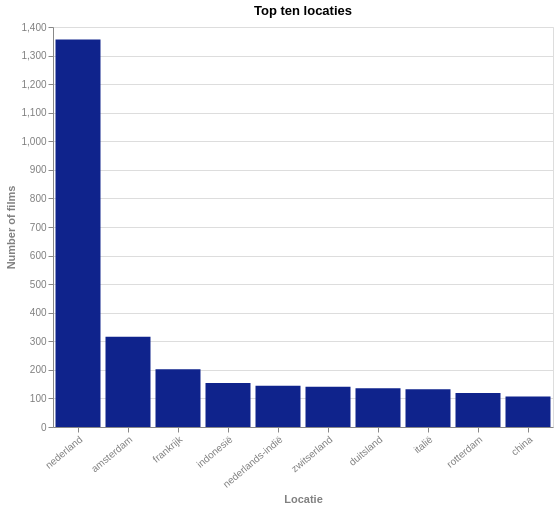

Describe this chart as a Vega-Lite specification.
### Vega-Lite specification from a JSON file in a GitHub repository (floating-point values rounded to 4 significant figures)
{"$schema": "https://vega.github.io/schema/vega-lite/v5.json", "title": "Top ten locaties", "description": "Distributie van films over de top tien locaties. NB: locaties zijn nog niet gestandardiseerd, dus een locatie wordt per schrijfwijze geteld", "width": 500, "height": 400, "data": {"values": [{"Location": "nederland", "Number of films": 1356}, {"Location": "amsterdam", "Number of films": 316}, {"Location": "frankrijk", "Number of films": 202}, {"Location": "indonesië", "Number of films": 154}, {"Location": "nederlands-indië", "Number of films": 144}, {"Location": "zwitserland", "Number of films": 141}, {"Location": "duitsland", "Number of films": 136}, {"Location": "italië", "Number of films": 132}, {"Location": "rotterdam", "Number of films": 119}, {"Location": "china", "Number of films": 107}]}, "mark": {"type": "bar", "binSpacing": 1, "tooltip": true}, "encoding": {"x": {"field": "Location", "type": "nominal", "title": "Locatie", "sort": "-y"}, "y": {"field": "Number of films", "type": "quantitative", "title": "Number of films"}, "color": {"value": "#0F238C"}}, "config": {"countTitle": "Count", "axisX": {"labelAngle": -40, "titleColor": "grey", "labelColor": "grey"}, "axisY": {"titleColor": "grey", "labelColor": "grey"}}}
